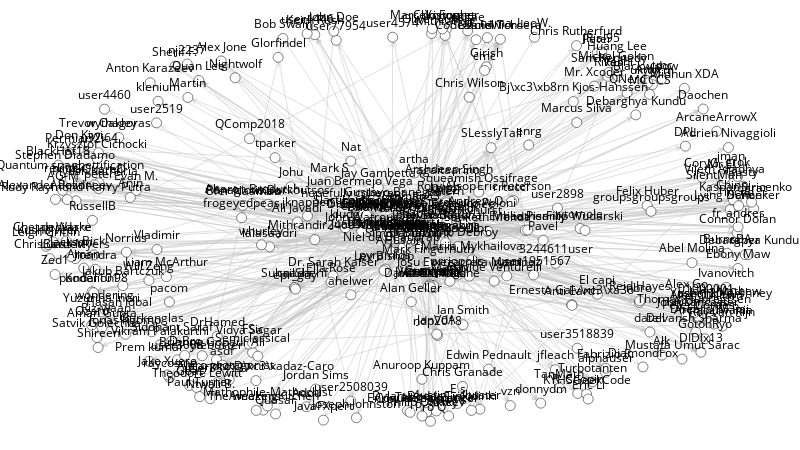

Notebook code for this chart:
### Code cell
sn.show_graph(nodes, nlab=True)

### Figure 1 — Plotly figure (JSON) as saved in the notebook; plotly's stock layout.template omitted (floating-point values rounded to 4 significant figures; data arrays with more than 128 entries replaced by an {"elided": "..."} marker saying what was removed)
{"data": [{"hoverinfo": "none", "line": {"color": "rgb(192, 192, 192)", "width": 0.5}, "mode": "lines", "type": "scatter", "uid": "d6bfe31e-f80f-11e8-98b2-0c5415a87eaa", "x": {"elided": "7320 float values"}, "y": {"elided": "7320 float values"}}, {"hoverinfo": "none", "marker": {"color": "rgb(255, 255, 255)", "line": {"color": "rgb(0, 0, 0)", "width": 0.5}, "size": 10}, "mode": "markers+text", "text": {"elided": "322 str values"}, "textfont": {"color": "rgb(0, 0, 0)"}, "textposition": "top center", "type": "scatter", "uid": "d6bfe31f-f80f-11e8-b2ea-0c5415a87eaa", "x": {"elided": "322 float values"}, "y": {"elided": "322 float values"}}], "layout": {"height": 450, "margin": {"b": 0, "l": 0, "r": 0, "t": 0}, "showlegend": false, "width": 800, "xaxis": {"showgrid": false, "showticklabels": false, "zeroline": false}, "yaxis": {"showgrid": false, "showticklabels": false, "zeroline": false}}}
